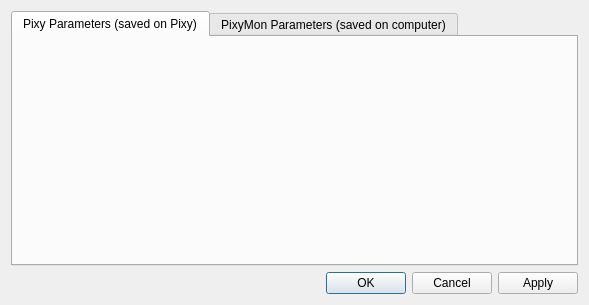
<?xml version="1.0" encoding="UTF-8"?>
<ui version="4.0">
 <class>ConfigDialog</class>
 <widget class="QDialog" name="ConfigDialog">
  <property name="geometry">
   <rect>
    <x>0</x>
    <y>0</y>
    <width>589</width>
    <height>305</height>
   </rect>
  </property>
  <property name="windowTitle">
   <string>Configure</string>
  </property>
  <layout class="QGridLayout" name="gridLayout_2">
   <item row="1" column="0">
    <widget class="QDialogButtonBox" name="buttonBox">
     <property name="orientation">
      <enum>Qt::Horizontal</enum>
     </property>
     <property name="standardButtons">
      <set>QDialogButtonBox::Apply|QDialogButtonBox::Cancel|QDialogButtonBox::Ok</set>
     </property>
    </widget>
   </item>
   <item row="0" column="0">
    <layout class="QGridLayout" name="gridLayout">
     <item row="0" column="0">
      <widget class="QTabWidget" name="tabWidget">
       <property name="currentIndex">
        <number>0</number>
       </property>
       <widget class="QWidget" name="pixyTab">
        <attribute name="title">
         <string>Pixy Parameters (saved on Pixy)</string>
        </attribute>
        <layout class="QGridLayout" name="gridLayout_5">
         <item row="0" column="0">
          <layout class="QGridLayout" name="pixyLayout"/>
         </item>
        </layout>
       </widget>
       <widget class="QWidget" name="pixymonTab">
        <attribute name="title">
         <string>PixyMon Parameters (saved on computer)</string>
        </attribute>
        <layout class="QGridLayout" name="gridLayout_4">
         <item row="0" column="0">
          <layout class="QGridLayout" name="pixymonLayout"/>
         </item>
        </layout>
       </widget>
      </widget>
     </item>
    </layout>
   </item>
  </layout>
 </widget>
 <resources/>
 <connections>
  <connection>
   <sender>buttonBox</sender>
   <signal>accepted()</signal>
   <receiver>ConfigDialog</receiver>
   <slot>accept()</slot>
   <hints>
    <hint type="sourcelabel">
     <x>248</x>
     <y>254</y>
    </hint>
    <hint type="destinationlabel">
     <x>157</x>
     <y>274</y>
    </hint>
   </hints>
  </connection>
  <connection>
   <sender>buttonBox</sender>
   <signal>rejected()</signal>
   <receiver>ConfigDialog</receiver>
   <slot>reject()</slot>
   <hints>
    <hint type="sourcelabel">
     <x>316</x>
     <y>260</y>
    </hint>
    <hint type="destinationlabel">
     <x>286</x>
     <y>274</y>
    </hint>
   </hints>
  </connection>
 </connections>
</ui>
